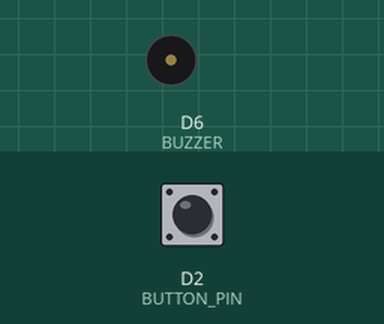
This sketch was run on a simulated ESP8266 (Wemos D1 mini). On the bench: buzzer (waves = sounding). The inputs (shaded band) are chosen by the test bench; at power-on: D2 (BUTTON_PIN) HIGH.

Above: at 1.6 s.
1.7 s: D2 (BUTTON_PIN) pulled LOW for 3.2 s
At 6.1 s:
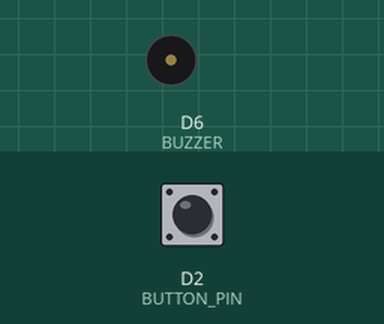
Timing chart, 0 to 7.6 s (numbered marks = the images above; inputs shaded):
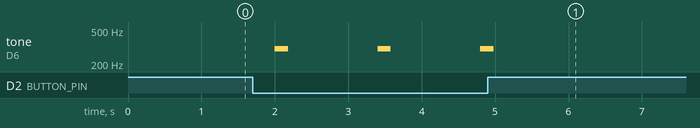

The sketch:

buzzer_and_button.ino
```cpp
// Board: d1 mini

// BUTTON
//  One pin to gnd
//  The pin next to it to D2

// BUZZER:
//- -> gnd
//  middle -> 3.3 V
//  S -> D6

const int BUTTON_PIN = D2; // the number of the pushbutton pin
const int BUZZER = D6;
// Variables will change:
int currentState; // the current reading from the input pin

void setup()
{
  pinMode(BUTTON_PIN, INPUT_PULLUP);
  pinMode(BUZZER, OUTPUT);
}

void loop()
{
  // sound with button
  currentState = digitalRead(BUTTON_PIN);
  if (currentState == LOW)
  {
    tone(D6, 300, 180);
    delay(1000);
  }
  delay(400);
}
```

Measured:
- after the input at 1.7 s, tone on D6 (BUZZER): alternates 300 Hz for 0.18 s and silent for 1.2 s, 6 changes in all, then stays silent, starting after 0.30 s
